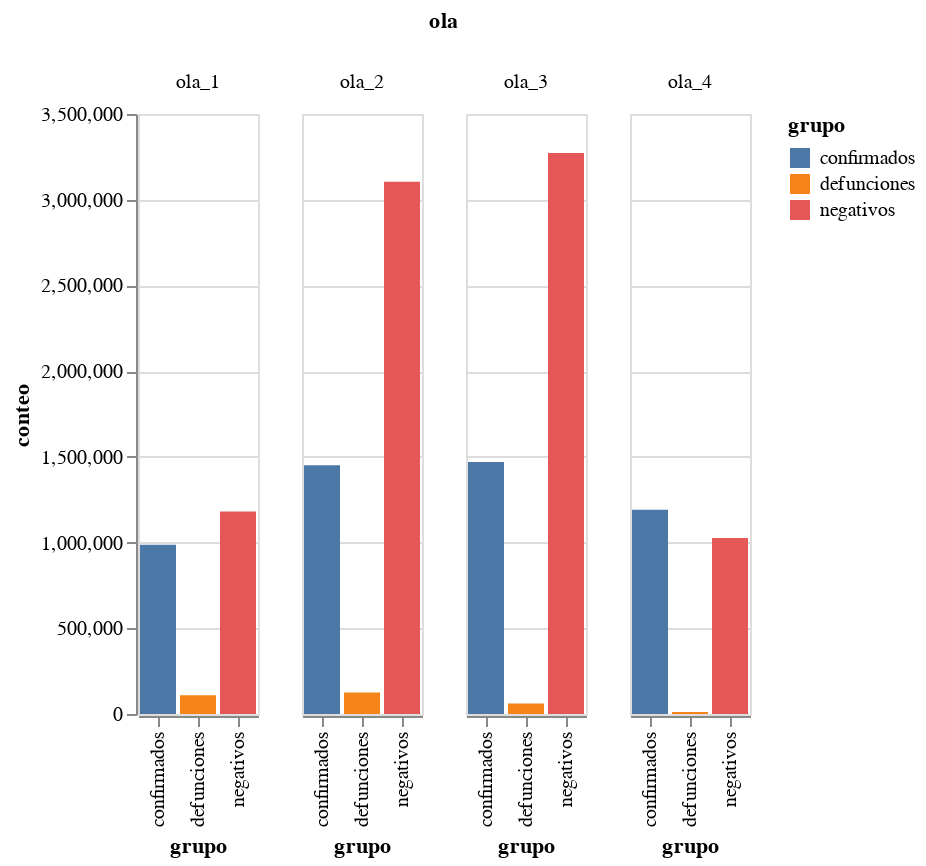

This figure's notebook cell:
### Code cell
subset = casos_tot.groupby(by='ola', as_index=False).agg({'confirmados': 'sum', 'negativos': 'sum', 'defunciones': 'sum'})

subset = pd.melt(subset, id_vars='ola', value_vars=['confirmados', 'defunciones', 'negativos'], 
                 var_name='grupo', value_name='conteo')

alt.Chart(subset).mark_bar().encode(
    x='grupo:O',
    y='conteo:Q',
    color='grupo:N',
    column='ola:N'
)

### Figure 1 — Vega-Lite specification as saved in the notebook (floating-point values rounded to 4 significant figures)
{"config": {"view": {"continuousWidth": 400, "continuousHeight": 300}}, "data": {"name": "data-4dd21fd2ac0710561f1958ec569255f5"}, "mark": "bar", "encoding": {"color": {"field": "grupo", "type": "nominal"}, "column": {"field": "ola", "type": "nominal"}, "x": {"field": "grupo", "type": "ordinal"}, "y": {"field": "conteo", "type": "quantitative"}}, "$schema": "https://vega.github.io/schema/vega-lite/v4.17.0.json", "datasets": {"data-4dd21fd2ac0710561f1958ec569255f5": [{"ola": "ola_1", "grupo": "confirmados", "conteo": 986800.0}, {"ola": "ola_2", "grupo": "confirmados", "conteo": 1451000.0}, {"ola": "ola_3", "grupo": "confirmados", "conteo": 1471000.0}, {"ola": "ola_4", "grupo": "confirmados", "conteo": 1191000.0}, {"ola": "ola_1", "grupo": "defunciones", "conteo": 109700.0}, {"ola": "ola_2", "grupo": "defunciones", "conteo": 125900.0}, {"ola": "ola_3", "grupo": "defunciones", "conteo": 61440.0}, {"ola": "ola_4", "grupo": "defunciones", "conteo": 11340.0}, {"ola": "ola_1", "grupo": "negativos", "conteo": 1181000.0}, {"ola": "ola_2", "grupo": "negativos", "conteo": 3105000.0}, {"ola": "ola_3", "grupo": "negativos", "conteo": 3273000.0}, {"ola": "ola_4", "grupo": "negativos", "conteo": 1026000.0}]}}
